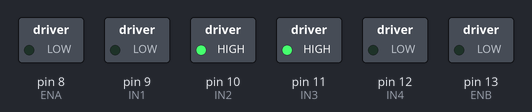
This sketch was run on a simulated Arduino Uno, built with avr-gcc and run on an emulated ATmega328P. Parts: switched loads named in the sketch (green lamp = pin HIGH).

Above: at 0.1 s.
Timing chart, 0 to 1.6 s (numbered marks = the images above):
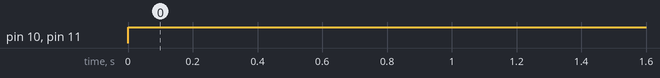

Measured:
- by itself, pin 10 (IN2), pin 11 (IN3): LOW → HIGH at 0.00 s

The sketch:

sonar3_motor.ino
```cpp
/////////////////////sonar///////////////////////

#define TRIG1 2 // 초음파 센서 1번 Trig 핀 번호
#define ECHO1 3 // 초음파 센서 1번 Echo 핀 번호

#define TRIG2 4 // 초음파 센서 2번 Trig 핀 번호
#define ECHO2 5 // 초음파 센서 2번 Echo 핀 번호

#define TRIG3 6 // 초음파 센서 3번 Trig 핀 번호
#define ECHO3 7 // 초음파 센서 3번 Echo 핀 번호

/////////////////////L298//////////////////////////
#define ENA 8
#define IN1 9
#define IN2 10
#define IN3 11
#define IN4 12
#define ENB 13


void setup()
{
  // put your setup code here, to run once:
  pinMode(TRIG1, OUTPUT);
  pinMode(ECHO1, INPUT);

  pinMode(TRIG2, OUTPUT);
  pinMode(ECHO2, INPUT);

  pinMode(TRIG3, OUTPUT);
  pinMode(ECHO3, INPUT);

  pinMode(ENA, OUTPUT);
  pinMode(IN1, OUTPUT);
  pinMode(IN2, OUTPUT);

  pinMode(IN3, OUTPUT);
  pinMode(IN4, OUTPUT);
  pinMode(ENB, OUTPUT);

  Serial.begin(115200); // 통신속도를 115200으로 정의함

}
long sonar1(void) // 초음파 센서 1번 측정 함수
{
  long duration, distance;
  digitalWrite(TRIG1, HIGH);
  delayMicroseconds(10);
  digitalWrite(TRIG1, LOW);
  duration = pulseIn(ECHO1, HIGH);
  distance = ( (float) (340*duration)/1000)/2;
  return distance;

}

long sonar2(void) // 초음파 센서 1번 측정 함수
{
  long duration, distance;
  digitalWrite(TRIG2, HIGH);
  delayMicroseconds(10);
  digitalWrite(TRIG2, LOW);
  duration = pulseIn(ECHO2, HIGH);
  distance = ( (float) (340*duration)/1000)/2;
  return distance;
}

long sonar3(void) // 초음파 센서 1번 측정 함수
{
  long duration, distance;
  digitalWrite(TRIG3, HIGH);
  delayMicroseconds(10);
  digitalWrite(TRIG3, LOW);
  duration = pulseIn(ECHO3, HIGH);
  distance = ( (float) (340*duration)/1000)/2;
  return distance;
}

void motoer_A_control(int direction_a, int motor_speed_a) //모터 A의 방향(direction)과 속도(speed) 제어
{
  if(direction_a == HIGH)
  {
     digitalWrite(IN1, LOW); //모터의 방향 제어
     digitalWrite(IN2, HIGH);
     analogWrite(ENA,motor_speed_a); //모터의 속도 제어

  }
  else
  {
    digitalWrite(IN1, HIGH);
    digitalWrite(IN2, LOW);
    analogWrite(ENA,motor_speed_a);

  }
}
void motoer_B_control(int direction_b, int motor_speed_b) //모터 A의 방향(direction)과 속도(speed) 제어
{
  if(direction_b == HIGH)
  {
     digitalWrite(IN3, HIGH); //모터의 방향 제어
     digitalWrite(IN4, LOW);
     analogWrite(ENB,motor_speed_b); //모터의 속도 제어

  }
  else
  {
    digitalWrite(IN3, LOW);
    digitalWrite(IN4, HIGH);
    analogWrite(ENB,motor_speed_b);

  }
}
void loop()
{
  //Serial.print("Duration: ");
  //Serial.println(duration);
  //Serial.print("distance1: ");
  //Serial.println( sonar1());
  //Serial.print("distance2: ");
  //Serial.println( sonar2());
  //Serial.print("distance3: ");
  //Serial.println( sonar3());

  motoer_A_control(HIGH,100);
  motoer_B_control(HIGH,100);

  delay(500);

}
```
